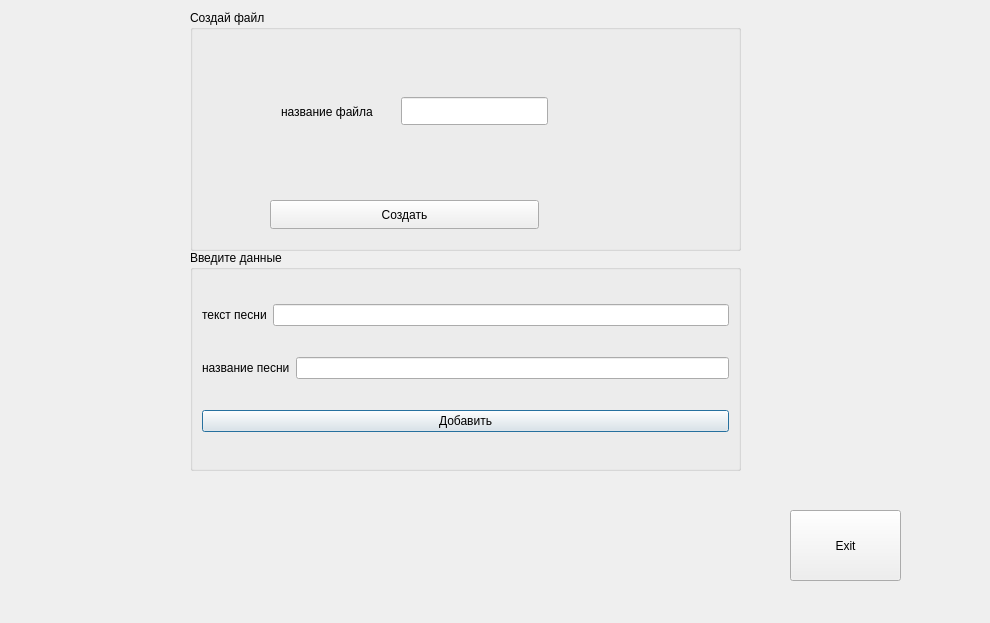
<?xml version="1.0" encoding="UTF-8"?>
<ui version="4.0">
 <class>SecondWindow</class>
 <widget class="QDialog" name="SecondWindow">
  <property name="geometry">
   <rect>
    <x>0</x>
    <y>0</y>
    <width>990</width>
    <height>623</height>
   </rect>
  </property>
  <property name="windowTitle">
   <string>Dialog</string>
  </property>
  <widget class="QGroupBox" name="groupBox">
   <property name="geometry">
    <rect>
     <x>190</x>
     <y>250</y>
     <width>551</width>
     <height>221</height>
    </rect>
   </property>
   <property name="title">
    <string>Введите данные</string>
   </property>
   <layout class="QVBoxLayout" name="verticalLayout">
    <item>
     <layout class="QHBoxLayout" name="horizontalLayout_3">
      <item>
       <widget class="QLabel" name="label_4">
        <property name="text">
         <string>текст песни</string>
        </property>
       </widget>
      </item>
      <item>
       <widget class="QLineEdit" name="text">
        <property name="text">
         <string/>
        </property>
       </widget>
      </item>
     </layout>
    </item>
    <item>
     <layout class="QHBoxLayout" name="horizontalLayout_2">
      <item>
       <widget class="QLabel" name="label_2">
        <property name="text">
         <string>название песни</string>
        </property>
       </widget>
      </item>
      <item>
       <widget class="QLineEdit" name="name"/>
      </item>
     </layout>
    </item>
    <item>
     <widget class="QPushButton" name="Add">
      <property name="styleSheet">
       <string notr="true">color: black;</string>
      </property>
      <property name="text">
       <string>Добавить</string>
      </property>
     </widget>
    </item>
   </layout>
  </widget>
  <widget class="QGroupBox" name="groupBox_2">
   <property name="geometry">
    <rect>
     <x>190</x>
     <y>10</y>
     <width>551</width>
     <height>241</height>
    </rect>
   </property>
   <property name="title">
    <string>Создай файл</string>
   </property>
   <widget class="QPushButton" name="Create">
    <property name="geometry">
     <rect>
      <x>80</x>
      <y>190</y>
      <width>269</width>
      <height>29</height>
     </rect>
    </property>
    <property name="styleSheet">
     <string notr="true">color: black;</string>
    </property>
    <property name="text">
     <string>Создать</string>
    </property>
   </widget>
   <widget class="QLabel" name="label_5">
    <property name="geometry">
     <rect>
      <x>91</x>
      <y>31</y>
      <width>113</width>
      <height>141</height>
     </rect>
    </property>
    <property name="text">
     <string>название файла</string>
    </property>
   </widget>
   <widget class="QLineEdit" name="file_name">
    <property name="geometry">
     <rect>
      <x>211</x>
      <y>87</y>
      <width>147</width>
      <height>28</height>
     </rect>
    </property>
   </widget>
  </widget>
  <widget class="QPushButton" name="Stop">
   <property name="geometry">
    <rect>
     <x>790</x>
     <y>510</y>
     <width>111</width>
     <height>71</height>
    </rect>
   </property>
   <property name="styleSheet">
    <string notr="true">color: black;</string>
   </property>
   <property name="text">
    <string>Exit</string>
   </property>
  </widget>
  <widget class="QLabel" name="label">
   <property name="geometry">
    <rect>
     <x>0</x>
     <y>0</y>
     <width>1011</width>
     <height>731</height>
    </rect>
   </property>
   <property name="text">
    <string/>
   </property>
   <property name="pixmap">
    <pixmap>C:/Users/nahid/OneDrive/Изображения/music-background-1920x1080.png</pixmap>
   </property>
  </widget>
  <zorder>label</zorder>
  <zorder>groupBox</zorder>
  <zorder>groupBox_2</zorder>
  <zorder>Stop</zorder>
 </widget>
 <resources/>
 <connections/>
</ui>
